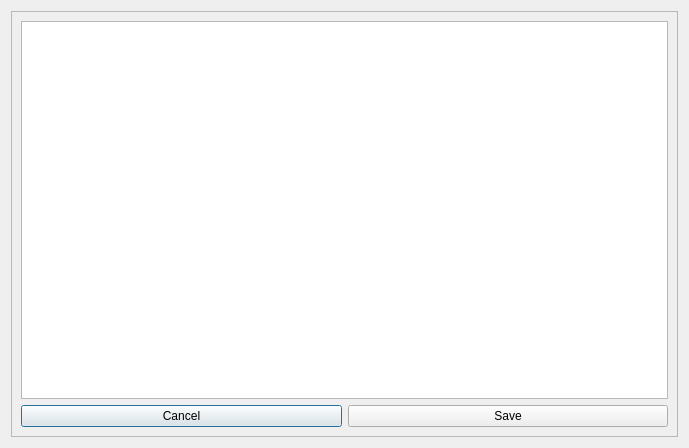
<?xml version="1.0" encoding="UTF-8"?>
<ui version="4.0">
 <class>EmailBodyWindow</class>
 <widget class="QDialog" name="EmailBodyWindow">
  <property name="geometry">
   <rect>
    <x>0</x>
    <y>0</y>
    <width>689</width>
    <height>448</height>
   </rect>
  </property>
  <property name="windowTitle">
   <string>Email Template - Merlin</string>
  </property>
  <layout class="QVBoxLayout" name="verticalLayout">
   <item>
    <widget class="QFrame" name="frame">
     <property name="frameShape">
      <enum>QFrame::StyledPanel</enum>
     </property>
     <property name="frameShadow">
      <enum>QFrame::Raised</enum>
     </property>
     <layout class="QVBoxLayout" name="verticalLayout_2">
      <item>
       <widget class="QTextEdit" name="EmailTemplateTextEdit"/>
      </item>
      <item>
       <layout class="QHBoxLayout" name="horizontalLayout">
        <item>
         <widget class="QPushButton" name="emailTemplateCancelBtn">
          <property name="text">
           <string>Cancel</string>
          </property>
         </widget>
        </item>
        <item>
         <widget class="QPushButton" name="emailTemplateSaveBtn">
          <property name="text">
           <string>Save</string>
          </property>
         </widget>
        </item>
       </layout>
      </item>
     </layout>
    </widget>
   </item>
  </layout>
 </widget>
 <resources/>
 <connections/>
</ui>
